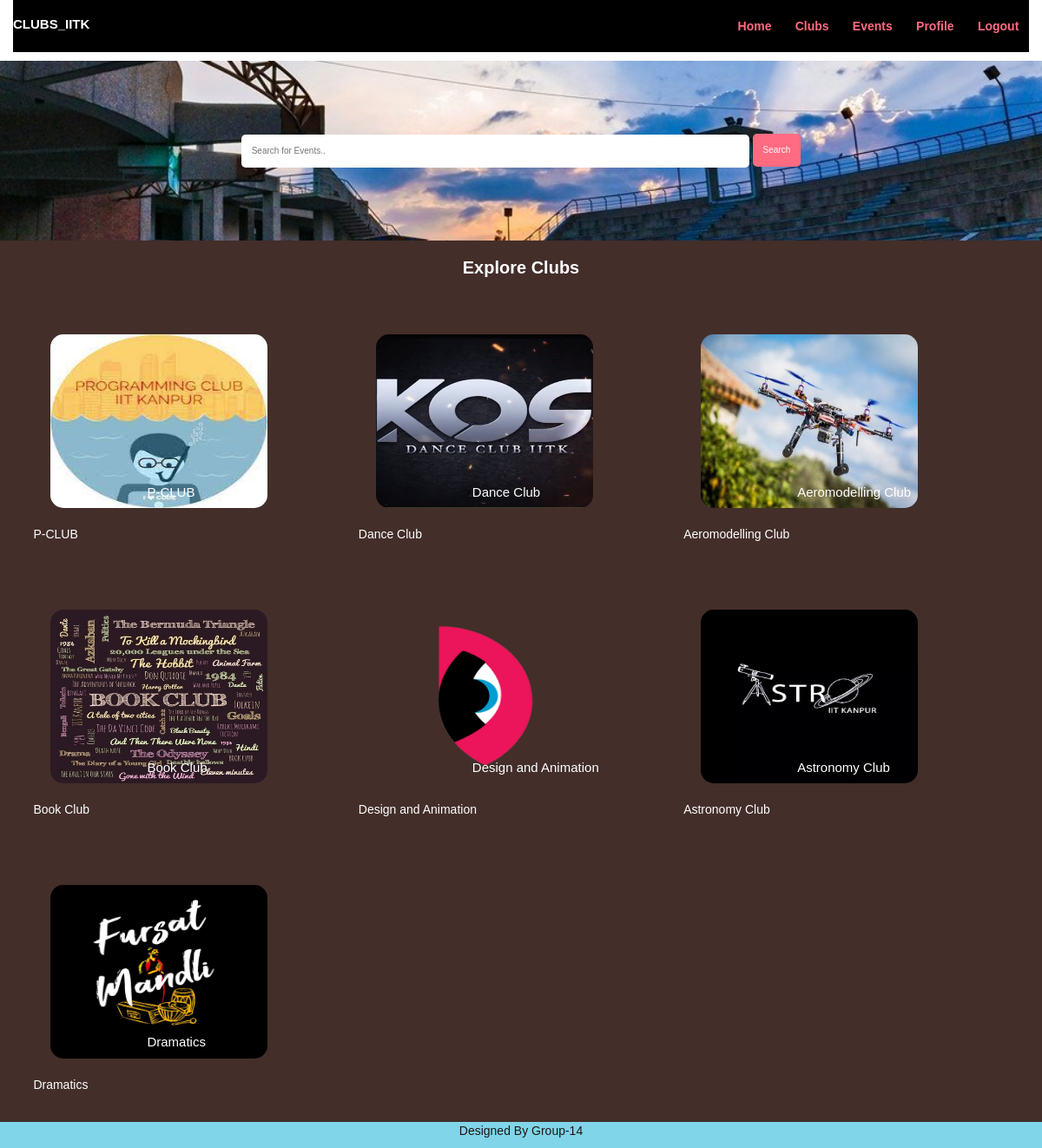
Page /user/clubs.php (signed in) on the committed database.
### tables this page shows
CREATE TABLE `tbl_clubs` (
  `id` int(10) UNSIGNED NOT NULL,
  `title` varchar(100) NOT NULL,
  `image_name` varchar(255) NOT NULL,
  `featured` varchar(10) NOT NULL,
  `active` varchar(10) NOT NULL
);

### user/clubs.php (the view)
<?php include('partials-front/menu.php'); ?>
<section class="event-search text-center">
    <div class="container">
        <form action="<?php echo SITEURL; ?>user/event-search.php" method="POST">
            <input type="search" name="search" placeholder="Search for Events.." required>
            <input type="submit" name="submit" value="Search" class="btn btn-primary">
        </form>
    </div>
</section>
    <div style ="background-color:#432E29;">
        <div class="container">
            <h2 class="text-center" style="color:white"><b>Explore Clubs</b></h2>
            <?php
                $sql = "SELECT * FROM tbl_clubs WHERE active='Yes'";
                $res = mysqli_query($conn, $sql);
                $count = mysqli_num_rows($res);
                if($count>0)
                {
                    while($row=mysqli_fetch_assoc($res))
                    {
                        $id = $row['id'];
                        $title = $row['title'];
                        $image_name = $row['image_name'];
                        ?>
                        <a href="<?php echo SITEURL; ?>user/club-events.php?club_id=<?php echo $id; ?>">
                            <div class="box-3 float-container">
                                <?php
                                    if($image_name=="")
                                    {
                                        echo "<div class='error'>Image not found.</div>";
                                    }
                                    else
                                    {
                                        ?>
                                        <img  style= "width:250px; height:200px;margin:20px;"src="<?php echo SITEURL; ?>images/clubs/<?php echo $image_name; ?>" alt="club_pic" class="img-responsive img-curve">
                                        <p class ="title" style="margin-left = 10px;color:white"> <?php echo $title; ?> </p>
                                        <?php
                                    }
                                ?>
                            <b><h3 class="float-text text-white "><?php echo $title; ?></h3></b>
                            </div>
                        </a>
                        <?php
                    }
                }
                else
                {
                    echo "<div class='error'>Clubs not found.</div>";
                }
            ?>
        </div>
    </div>
    <?php include('partials-front/footer.php'); ?>

### css/style.css (style rules this page uses)
* { margin: 0; padding: 0; font-family: Arial, Helvetica, sans-serif; }
.container { margin: 0 auto; padding: 0%; }
.img-responsive { width: 100%; }
.img-curve { border-radius: 15px; }
.text-center { text-align: center; }
.text-white { color: white; }
a { color: #ff6b81; text-decoration: none; }
.btn { padding: 1%; border: none; font-size: 1rem; border-radius: 5px; }
.btn-primary { background-color: #ff6b81; color: white; cursor: pointer; }
h2 { color: #2f3542; font-size: 2rem; margin-bottom: 2%; }
h3 { font-size: 1.5rem; }
.float-container { position: relative; }
.float-text { position: absolute; bottom: 50px; left: 40%; }
.event-search { background-image: url(../images/oat-2.jpg); background-size: cover; background-repeat: no-repeat; background-position: center; padding: 7% 0; }
.event-search input[type="search"] { width: 50%; padding: 1%; font-size: 1rem; border: none; border-radius: 5px; }
.box-3 { width: 28%; float: left; margin: 2%; }

### rows in the picture
tbl_clubs: image_name (picture), title "P-CLUB"
tbl_clubs: image_name (picture), title "Dance Club"
tbl_clubs: image_name (picture), title "Aeromodelling Club"
tbl_clubs: image_name (picture), title "Book Club"
tbl_clubs: image_name (picture), title "Design and Animation"
tbl_clubs: image_name (picture), title "Astronomy Club"
tbl_clubs: image_name (picture), title "Dramatics"
